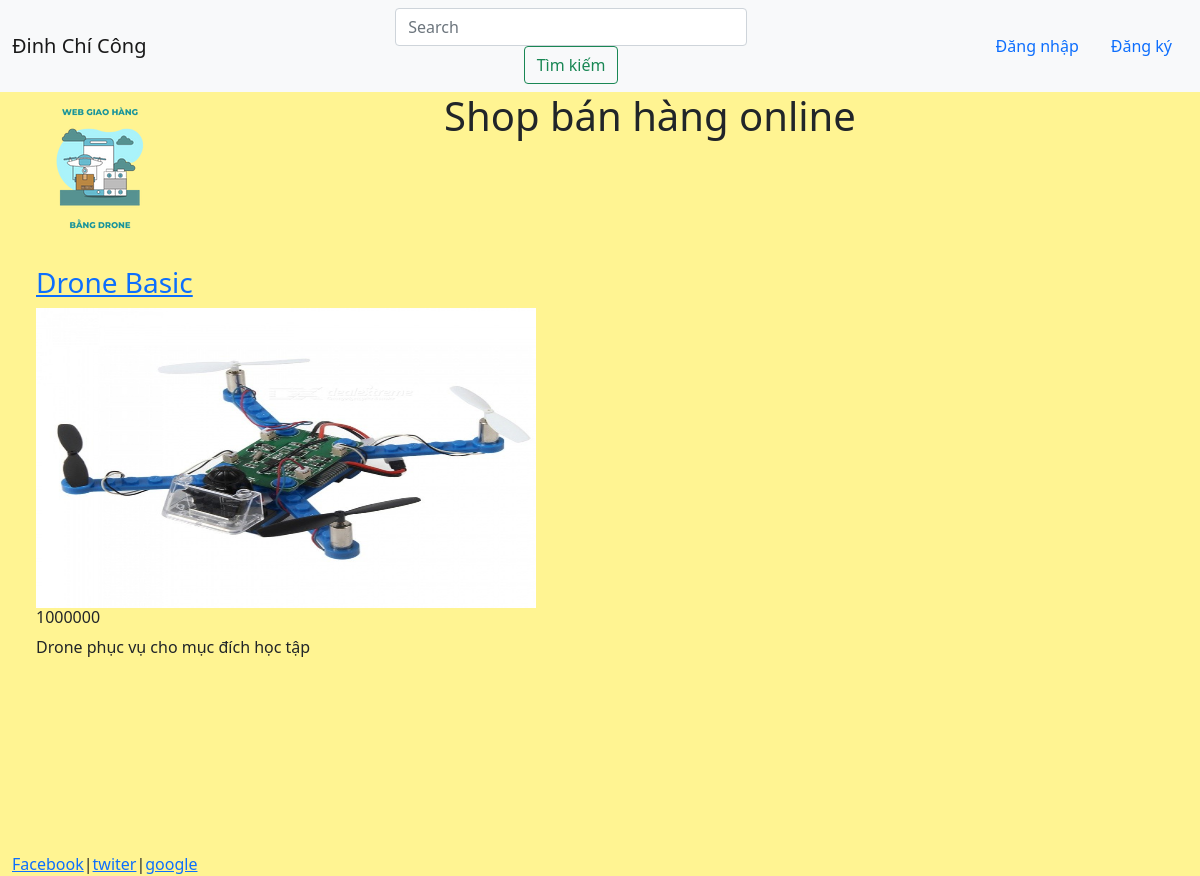
The app's page /1/, older data.
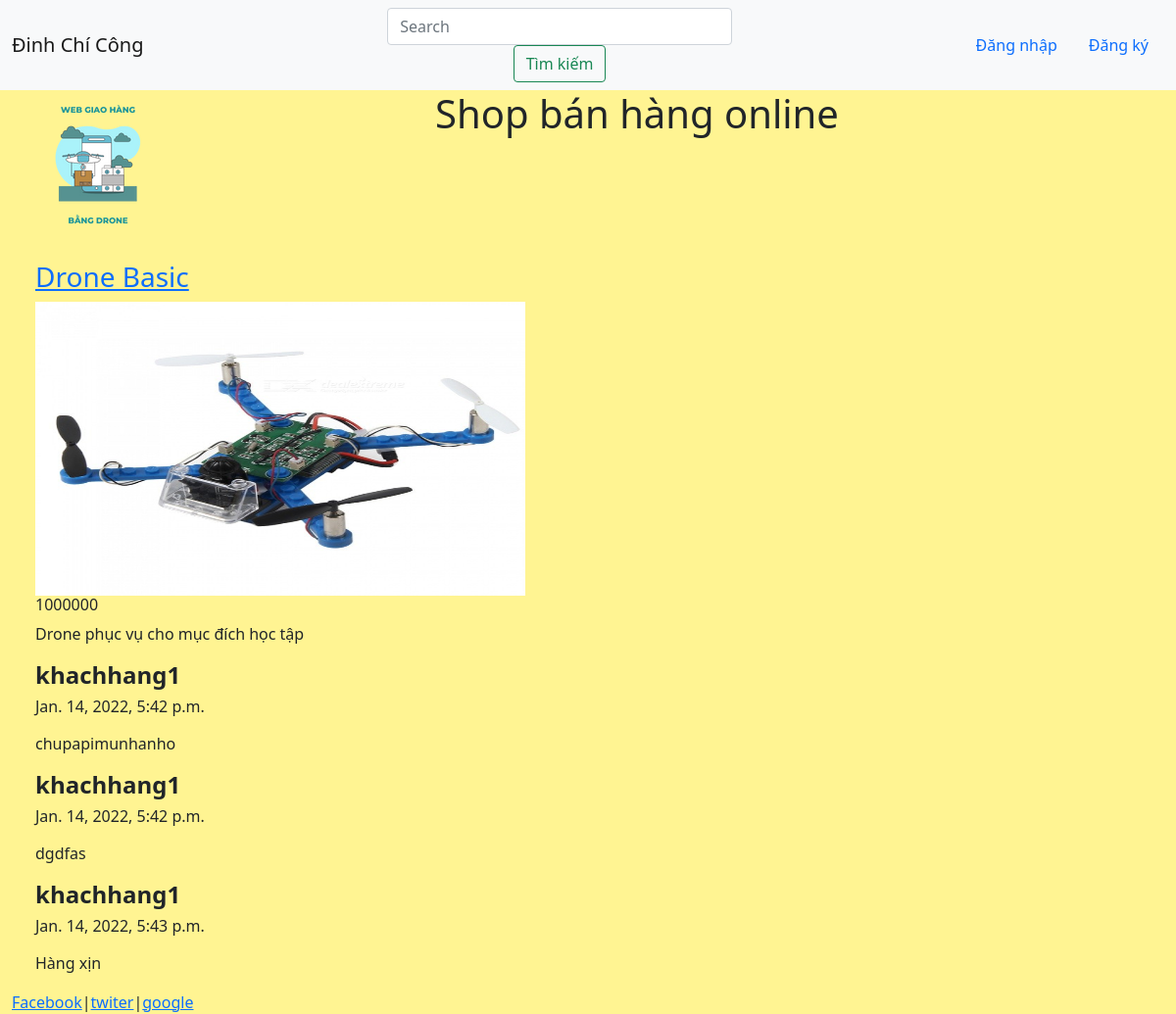
The same page, newer data.
### home/models.py (models this page shows, shortened)
class Product(models.Model):
    name = models.CharField(max_length = 200)
    image = models.ImageField(null = True)
    price = models.IntegerField()
    number = models.IntegerField()
    infomation = models.TextField()
    location = models.TextField()

class Comment(models.Model):
    product = models.ForeignKey(Product, on_delete=models.CASCADE, related_name='comments')
    author = models.ForeignKey(settings.AUTH_USER_MODEL, on_delete=models.CASCADE)
    body = models.TextField()
    date = models.DateTimeField(auto_now_add=True)

### home/views.py (the view)
# urls.py: path('<int:pk>/', views.product, name = 'product'),
def product(request, pk):
    product = get_object_or_404(Product, pk=pk)
    form = CommentForm()
    if request.method == "POST":
        form = CommentForm(request.POST, author=request.user, product=product)
        if form.is_valid():
            form.save()
            return HttpResponseRedirect(request.path)
    return render(request, "pages/product.html", {"product": product, "form": form})

### home/forms.py (shortened to what this page needs)
class CommentForm(forms.ModelForm):
    def __init__(self, *args, **kwargs):
        self.author = kwargs.pop('author', None)
        self.product = kwargs.pop('product', None)
        super().__init__(*args, **kwargs)
    class Meta:
        model = Comment
        fields = ["body"]

### home/templates/pages/product.html (shortened to what this page needs)
{% extends "pages/base.html" %}
{% block content %}
<h3><a href="{% url 'product' product.pk %}">{{product.name}}</a></h3>
<img src="{{product.image.url}}" width="500px" height="300px" />
<h6> {{product.price}}</h6>
{{product.infomation|safe|linebreaks}}
{% for comment in product.comments.all %}
    <h4><strong>{{comment.author}}</strong></h4>
    <h6><p>{{comment.date}}</p></h6>
    <p>{{comment.body|linebreaks}}</p>
{% endfor %}
{% endblock %}

### home/templates/pages/base.html (shortened to what this page needs)
<!doctype html>
<html lang="en">
<head>
    {% load static %}
    <link href="https://cdn.jsdelivr.net/npm/bootstrap@5.1.3/dist/css/bootstrap.min.css" rel="stylesheet">
</head>
<body>
    <nav class="navbar navbar-expand-lg navbar-light bg-light">
        <div class="container-fluid">
            <a class="navbar-brand" href="/">Đinh Chí Công</a>
            <form class="nav justify-content-center">
                <input class="form-control me-7" type="search" placeholder="Search" aria-label="Search">
                <button class="btn btn-outline-success" type="submit">Tìm kiếm</button>
            </form>
            <div class="nav justify-content-end" id="navbarScroll">
                <ul class="nav justify-content-end" style="--bs-scroll-height: 100px;">
                    {% if user.username %}
                        <button type="button" class="btn btn-primary position-relative">
                            Thông báo <span class="position-absolute top-0 start-0 translate-middle badge border border-light rounded-circle bg-danger p-2"><span class="visually-hidden">unread messages</span></span>
                        </button>
                        <li class="nav-item">
                            <a class="nav-link disabled">Xin chào {{user.username}} </a>
                        </li>
                        <li class="nav-item">
                            <a class="{% url 'logout' %}" aria-current="page" href="{% url 'logout' %}">Đăng xuất</a>
                        </li>
                    {% else %}
                        <li class="nav-item">
                            <a class="nav-link active" aria-current="page" href="{% url 'login' %}">Đăng nhập</a>
                        </li>
                        <li class="nav-item">
                            <a class="nav-link active" aria-current="page" href="{% url 'register' %}">Đăng ký</a>
                        </li>
                    {% endif %}
                </ul>
            </div>
        </div>
    </nav>
    <div class="container-fluid" style="min-height: 95%">
        <div class="row">
            <div class="col-sm-2">
                <center><img src="{% static 'images/logo_Ecommerce.png' %}" class="responsive-img" style="max-height: 150px"/></center>
            </div>
            <div class = "col-sm-9">
                <center><h1>Shop bán hàng online</h1></center>
            </div>
        </div>
        <br>
        <div class="row">
            <div class="col-sm-10">
                <div class="container-fluid">
                    {% block content %}
                    {% endblock %}
                </div>
            </div>
        </div>
    </div>
    <footer>
        <div class="container-fluid">
            <a href="#">Facebook</a>|<a href="#">twiter</a>|<a href="#">google</a>
        </div>
    </footer>
</body>
</html>

### home/templates/pages/base.html (style rules this page uses)
html, body { height: 100%; background-color: #fff492 }

Row changes from the older to the newer data that the page shows:
added Comment: author "khachhang1", date "Jan. 14, 2022, 5:42 p.m.", body "chupapimunhanho"
added Comment: author "khachhang1", date "Jan. 14, 2022, 5:42 p.m.", body "dgdfas"
added Comment: author "khachhang1", date "Jan. 14, 2022, 5:43 p.m.", body "Hàng xịn"
